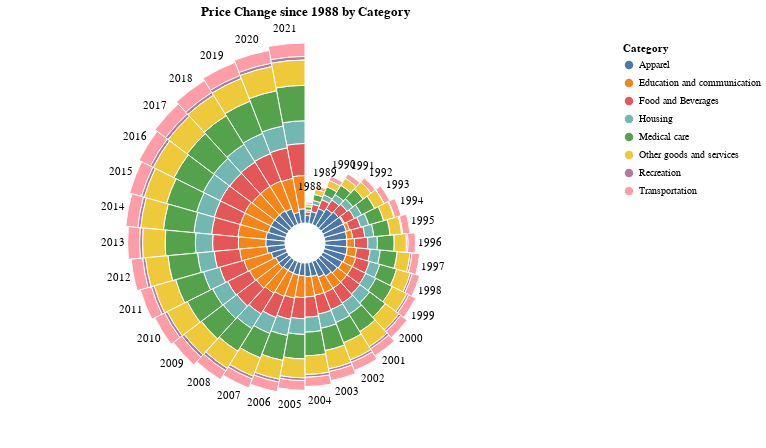

This figure's notebook cell:
### Code cell
c1 = base = alt.Chart(df[['year','change','Category']][(df['date'] >= start_date) & (df['date'] <= end_date)], title='Price Change since ' + str(start_year) +' by Category').encode(
    theta=alt.Theta("year", stack=True),
    radius=alt.Radius("sum(change)", scale=alt.Scale(type="sqrt", zero=True, rangeMin=20), stack=True),
    color="Category:N",
).properties(height=400, width=600).mark_arc(innerRadius=20, stroke="#fff")

c2 = base = alt.Chart(df[['year','change','Category']][(df['date'] >= start_date) & (df['date'] <= end_date)], title='Price Change since ' + str(start_year) +' by Category').encode(
    theta=alt.Theta("year"),
    radius=alt.Radius("sum(change)", scale=alt.Scale(type="sqrt", zero=True, rangeMin=20))
).properties(height=400, width=600).mark_text(radiusOffset=15).encode(text="year:Q")

(c1 + c2)

### Figure 1 — Vega-Lite specification as saved in the notebook (floating-point values rounded to 4 significant figures; data arrays with more than 128 entries replaced by an {"elided": "..."} marker saying what was removed)
{"config": {"view": {"continuousWidth": 400, "continuousHeight": 300}}, "layer": [{"data": {"name": "data-ec2a00e60431f75dc1e7f4b531e9afdd"}, "mark": {"type": "arc", "innerRadius": 20, "stroke": "#fff"}, "encoding": {"color": {"field": "Category", "type": "nominal"}, "radius": {"aggregate": "sum", "field": "change", "scale": {"rangeMin": 20, "type": "sqrt", "zero": true}, "stack": true, "type": "quantitative"}, "theta": {"field": "year", "stack": true, "type": "nominal"}}, "height": 400, "title": "Price Change since 1988 by Category", "width": 600}, {"data": {"name": "data-ec2a00e60431f75dc1e7f4b531e9afdd"}, "mark": {"type": "text", "radiusOffset": 15}, "encoding": {"radius": {"aggregate": "sum", "field": "change", "scale": {"rangeMin": 20, "type": "sqrt", "zero": true}, "type": "quantitative"}, "text": {"field": "year", "type": "quantitative"}, "theta": {"field": "year", "type": "nominal"}}, "height": 400, "title": "Price Change since 1988 by Category", "width": 600}], "$schema": "https://vega.github.io/schema/vega-lite/v4.17.0.json", "datasets": {"data-ec2a00e60431f75dc1e7f4b531e9afdd": {"elided": "3144 records"}}}
